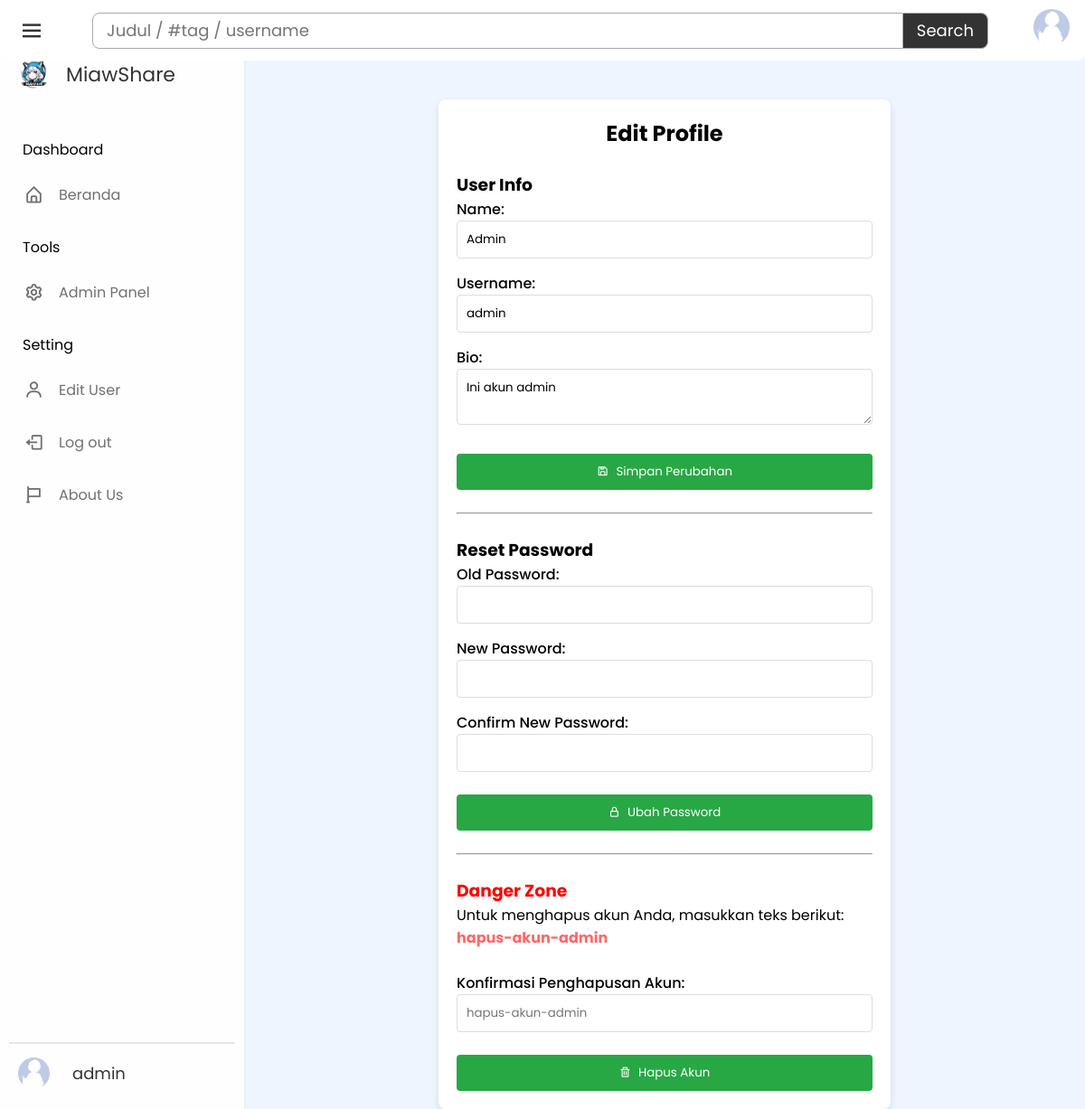
Screenshot of /pages/crud/edit_profile.php (signed in) with the database file from the repository.
### tables this page shows
CREATE TABLE `users` (
  `user_id` int(11) NOT NULL,
  `user_name` varchar(30) DEFAULT NULL,
  `name` varchar(50) DEFAULT NULL,
  `user_profile_path` varchar(200) DEFAULT NULL,
  `user_bio` varchar(300) DEFAULT NULL,
  `level_id` int(11) DEFAULT NULL,
  `password` varchar(20) NOT NULL,
  `status` varchar(10) NOT NULL,
  `create_in` timestamp NOT NULL DEFAULT current_timestamp(),
  `delete_in` timestamp NOT NULL DEFAULT (current_timestamp() + interval 3 minute),
  `tele_chat_id` varchar(11) DEFAULT NULL
);

### pages/crud/edit_profile.php (the view, shortened to what this page needs)
<?php
include '../../koneksi.php';
$queryUser = "SELECT * FROM users WHERE user_id = " . $_SESSION['user_id'];
$resultUser = mysqli_query($koneksi, $queryUser);
$userData = mysqli_fetch_assoc($resultUser);
?>
<!DOCTYPE html>
<html lang="en">
  <head>
    <link rel="stylesheet" href="../../styles/style.css" />
    <link rel="stylesheet" href="../../styles/alert.css" />
    <link href="https://unpkg.com/boxicons@2.1.4/css/boxicons.min.css" rel="stylesheet" />
  </head>
  <body>
    <br>
        <br>
    <main class="main_content">
        <div class="upload_container">
        <h2 align="center">Edit Profile</h2>
        <br>
        <form method="POST" enctype="multipart/form-data" class="upload_form">
            <h3>User Info</h3>
            <div class="form_group">
                <label for="name">Name:</label>
                <input type="text" id="name" name="name" value="<?php echo $userData['name']; ?>" required>
            </div>
            <div class="form_group">
                <label for="username">Username:</label>
                <input type="text" id="username" name="username" value="<?php echo $userData['user_name']; ?>" required>
            </div>
            <div class="form_group">
                <label for="user_bio">Bio:</label>
                <textarea id="user_bio" name="user_bio"><?php echo $userData['user_bio']; ?></textarea>
            </div>
            <button type="submit" name="save_changes" value="Save Changes" class="upload_btn flex">
                <i class='bx bx-save'></i>
                <span>Simpan Perubahan</span>
            </button>
        </form>
        <br>
        <hr>
        <br>
        <form method="POST" enctype="multipart/form-data" class="upload_form">
            <h3>Reset Password</h3>
            <div class="form_group">
                <label for="old_password">Old Password:</label>
                <input type="password" id="old_password" name="old_password" required>
            </div>
            <div class="form_group">
                <label for="new_password">New Password:</label>
                <input type="password" id="new_password" name="new_password" required>
            </div>
            <div class="form_group">
                <label for="confirm_password">Confirm New Password:</label>
                <input type="password" id="confirm_password" name="confirm_password" required>
            </div>
            <button type="submit" name="reset_password" value="Reset Password" class="upload_btn flex">
                <i class='bx bx-lock-alt'></i>
                <span>Ubah Password</span>
            </button>
        </form>
        <br>
        <hr>
        <br>
        <form method="POST" action="delete_user.php" enctype="multipart/form-data" class="upload_form">
            <h3 style="color: #ff0000;">Danger Zone</h3>
            <p>Untuk menghapus akun Anda, masukkan teks berikut: <strong style="color:#ff6666;">hapus-akun-<?php echo $_SESSION['user_name']; ?></strong></p>
            <br>
            <div class="form_group">
                <label for="delete_confirmation">Konfirmasi Penghapusan Akun:</label>
                <input type="text" id="delete_confirmation" name="delete_confirmation" placeholder="hapus-akun-<?php echo $_SESSION['user_name']; ?>" required>
            </div>
            <button type="submit" name="delete_account" value="Hapus Akun" class="upload_btn flex">
                <i class='bx bx-trash'></i>
                <span>Hapus Akun</span>
            </button>
        </form>
    </div>
    </main>
    <nav class="sidebar locked">
        <div class="logo_items flex">
            <span class="nav_image">
                <img src="../../assets/logo/logo.png" alt="logo_img" />
            </span>
            <span class="logo_name">MiawShare</span>
        </div>
        <div class="menu_container">
            <div class="menu_items">
                <ul class="menu_item">
                    <div class="menu_title flex">
                        <span class="title">Dashboard</span>
                    </div>
                    <li class="item">
                        <a href="../beranda.php" class="link flex">
                            <i class="bx bx-home-alt"></i>
                            <span>Beranda</span>
                        </a>
                    </li>
                </ul>
                <?php
                if(isset($_SESSION['level_id'])) {
                ?>
                <ul class="menu_item">
                <div class="menu_title flex">
                    <span class="title">Tools</span>
                </div>
                <li class="item">
                    <?php
                    if($_SESSION['level_id'] == 1) {
                    ?>
                        <a href="../admin_panel.php" class="link flex">
                        <i class="bx bx-cog"></i>
                        <span>Admin Panel</span>
                        </a>
                    <?php
                    }
                    ?>
                </li>
                </ul>
                <?php
                }
                ?>
                <ul class="menu_item">
                <div class="menu_title flex">
                    <span class="title">Setting</span>
                </div>
                <?php
                if(isset($_SESSION['level_id'])){
                    ?>
                    <li class="item">
                        <a href="edit_profile.php" class="link flex">
                        <i class="bx bx-user"></i>
                        <span>Edit User</span>
                        </a>
                    </li>
                    <li class="item">
                        <a href="../../logout.php" class="link flex">
                        <i class="bx bx-log-out"></i>
                        <span>Log out</span>
                        </a>
                    </li>
                    <?php
                }
                ?>
                <li class="item">
                    <a href="../aboutus.php" class="link flex">
                    <i class="bx bx-flag"></i>
                    <span>About Us</span>
                    </a>
                </li>
                </ul>
            </div>
            <div class="sidebar_profile flex">
                <a href="<?php
                if(isset($_SESSION['level_id'])){
                    echo "../profile.php?user_name=", $_SESSION['user_name'];
                }else{
                    echo "#";
                }
                ?>">
                    <span class="nav_image">
                    <img src="
                    <?php
                    if(isset($_SESSION['level_id'])){
                        echo '../../storage/profile/' . $_SESSION['user_profile_path'];
                    }else{
                        echo '../../storage/profile/default.png';
                    }
                    ?>" alt="logo_img" />
                    </span>
                    <div class="data_text">
                    <span class="name">
                        <?php
                        if(isset($_SESSION['level_id'])){
                            echo $_SESSION['user_name'];
                        }else{
                            echo 'Guest';
                        }
                        ?>
                    </span>
                </a>
                </div>
            </div>
        </nav>
        <nav class="navbar flex">
            <i class="bx bx-menu" id="sidebar-open"></i>
            <form action="../search_result.php" method="GET" class="search_form">
                <input type="text" class="search_box" name="search" placeholder="Judul / #tag / username" id="searchInput"/>
                <input type="submit" value="Search" class="search_button">
            </form>
            <span class="nav_image">
            <a href="<?php
            if(isset($_SESSION['level_id'])){
                echo "../profile.php?user_name=", $_SESSION['user_name'];
            }else{
                echo "#";
            }
            ?>">
                <img src="<?php
                if(isset($_SESSION['level_id'])){
                    echo '../../storage/profile/' . $_SESSION['user_profile_path'];
                }else{
                    echo '../../storage/profile/default.png';
                }
                ?>" alt="logo_img" />
            </a>
            </span>
        </nav>
    </body>
</html>

### styles/style.css (style rules this page uses)
* { margin: 0; padding: 0; box-sizing: border-box; font-family: "Poppins", sans-serif; }
body { min-height: 100vh; background: #eef5fe; }
.navbar { max-width: 100%; width: 100%; position: fixed; top: 0; left: 0; background: #fff; padding: 10px 20px; border-radius: 0 0 8px 8px; justify-content: space-between; z-index: 1000; display: flex; align-items: center; }
.flex { display: flex; align-items: center; }
.nav_image { display: flex; min-width: 55px; justify-content: center; }
.sidebar_profile a { text-decoration: none; }
.nav_image img { height: 35px; width: 35px; border-radius: 50%; object-fit: cover; }
.sidebar { position: fixed; top: 0px; left: 0; height: 100%; width: 270px; background: rgba(255, 255, 255, 0.9); padding: 15px 10px; box-shadow: 0 0 2px rgba(0, 0, 0, 0.1); transition: all 0.4s ease; opacity: 1; padding-top: 65px; }
.logo_items { gap: 8px; }
.logo_name { font-size: 22px; color: #333; font-weight: 500px; transition: all 0.3s ease; }
.menu_container { display: flex; flex-direction: column; justify-content: space-between; margin-top: 40px; overflow-y: auto; height: calc(100% - 82px); }
.menu_title { position: relative; height: 50px; width: 55px; }
.menu_title .title { margin-left: 15px; transition: all 0.3s ease; }
.item { list-style: none; }
.link { text-decoration: none; border-radius: 8px; margin-bottom: 8px; color: #707070; }
.link span { white-space: nowrap; }
.link i { height: 50px; min-width: 55px; display: flex; font-size: 22px; align-items: center; justify-content: center; border-radius: 4px; }
.sidebar_profile { padding-top: 15px; margin-top: 15px; gap: 15px; border-top: 2px solid rgba(0, 0, 0, 0.1); }
.sidebar_profile .name { font-size: 18px; color: #333; }
#sidebar-open { font-size: 30px; color: #333; cursor: pointer; margin-right: 20px; display: none; }
.search_form { display: flex; align-items: center; justify-content: center; width: 100%; max-width: 1200px; margin: 0 auto; }
.search_box { height: 40px; width: 85%; border: 1px solid #aaa; outline: none; border-radius: 8px 0 0 8px; padding: 0 15px; font-size: 18px; color: #333; box-sizing: border-box; }
.search_button { height: 40px; border: 1px solid #aaa; border-left: none; outline: none; border-radius: 0 8px 8px 0; padding: 0 15px; font-size: 18px; color: #fff; background-color: #333; cursor: pointer; transition: background-color 0.3s ease; }
.navbar img { height: 40px; width: 40px; margin-left: 20px; }
@media screen and (max-width: 1920px) { .sidebar { left: 0; z-index: 1000; } }
@media screen and (max-width: 1920px) { .navbar { left: 0; max-width: 100%; transform: translateX(0%); } }
@media screen and (max-width: 1920px) { #sidebar-open { display: block; } }
.main_content { display: flex; justify-content: center; align-items: center; min-height: 100vh; margin-left: 270px; padding-top: 60px; }
.upload_container { background: #fff; padding: 20px; border-radius: 8px; box-shadow: 0 4px 8px rgba(0, 0, 0, 0.1); max-width: 500px; width: 100%; }
.upload_form { display: flex; flex-direction: column; }
.form_group { margin-bottom: 15px; }
.form_group label { margin-bottom: 5px; font-weight: 500; }
.form_group input, .form_group textarea { width: 100%; padding: 10px; border: 1px solid #ddd; border-radius: 4px; }
.upload_btn { display: flex; align-items: center; justify-content: center; padding: 10px; background: #28a745; color: #fff; border: none; border-radius: 4px; cursor: pointer; margin-top: 10px; }
.upload_btn i { margin-right: 8px; }

### rows the page displays
users: name "Admin", username "admin", user_bio "Ini akun admin"

### other values shown
$_SESSION['user_name'] "admin"
